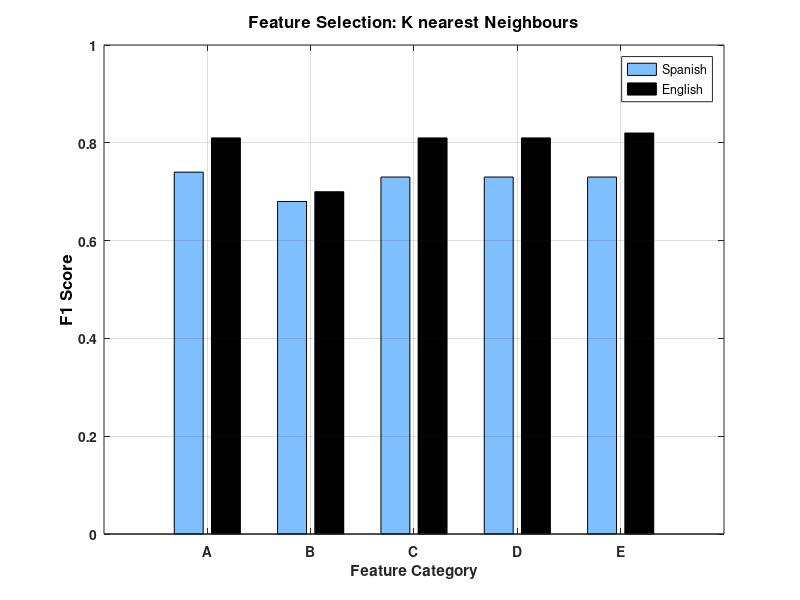

This figure's MATLAB source:
clc
clear all
close all
n=[0.74	0.81
0.68	0.7
0.73	0.81
0.73	0.81	
0.73	0.82];
	
	
bar_handle =bar(n,'grouped')
grid on
set(gca,'XTickLabel',{'A','B','C','D','E'},'fontweight','b',...
	'fontsize',10);
ylabel('F1 Score','fontsize',12,'fontweight','b','color','k');
title('Feature Selection: K nearest Neighbours',...
	'fontsize',12,'fontweight','b','color','k')
legend('Spanish','English')
xlabel('Feature Category')
set(bar_handle(1),'FaceColor',[0.5,0.75,1])
set(bar_handle(2),'FaceColor','k')
%txt = 'Week2 Average: 23.0108 Litres';
%text(1.5,52,txt,'fontweight','b','fontsize',9,'BackgroundColor',[1 1 1])
%txt = 'Week1 Average: 13.9588 Litres';
%text(1.5,55,txt,'fontweight','b','fontsize',9,'BackgroundColor',[1 1 1])
